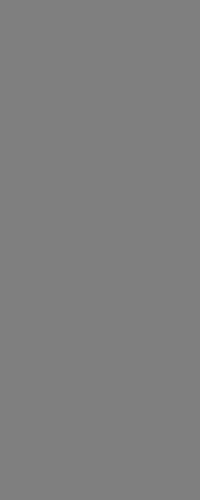
Frame 1 (no input)
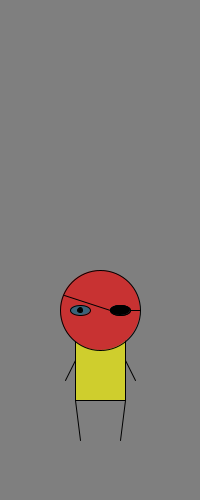
Frame 60 (the mouse pressed at the canvas centre just before this capture)
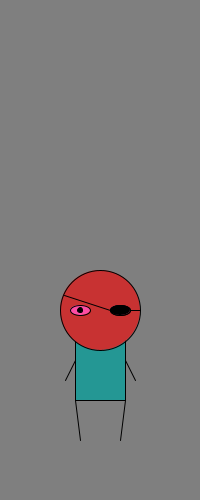
Frame 120 (the mouse held since frame 60 and released just before this capture)

The Processing sketch that drew these frames (run headless with seeded random() and noise(); from frame 60 on, the mouse is pressed at the canvas centre):

// Processing sketch: processing_49190
// ── processing_49190.pde

float xPos = 100;
float yPos = 600;
float ySpeed = 4;

void setup() {
  size(200, 500);
  smooth();
  //lets you write to the console
  println("hello");
}

void draw() {
    
  yPos -= ySpeed;
  if (yPos < 0) {
  yPos = 600;
  }
  
  background(127);
  //limbs
  line(xPos-25, yPos+40, xPos-20, yPos+80);
  line(xPos+25, yPos+40, xPos+20, yPos+80);
  line(xPos-25, yPos, xPos-35, yPos+20);
  line(xPos+25, yPos, xPos+35, yPos+20);
  //body
  rectMode(CENTER);
  fill(random(255),random(255),random(255));
  rect(xPos,yPos, 50, 80);
  fill(200, 50, 50);
  ellipse(xPos, yPos-50, 80, 80);
  //eyes
  fill(random(255),random(255),random(255));
  ellipse(xPos-20, yPos-50, 20, 10);
  ellipse(xPos+20, yPos-50, 20, 10);
  //pupils
  fill(0);
  ellipse(xPos-20, yPos-50, 5, 5);
  ellipse(xPos+20, yPos-50, 20, 10);
  //eyepatch string
  line(xPos-36, yPos-65, xPos+10, yPos-50);
  line(xPos+30, yPos-50, xPos+40, yPos-50);
}

void mousePressed() {
  if (ySpeed > 0) {
  ySpeed = 0;
  ySpeed = 0;
  } else {
  ySpeed += 2;
  }
}
